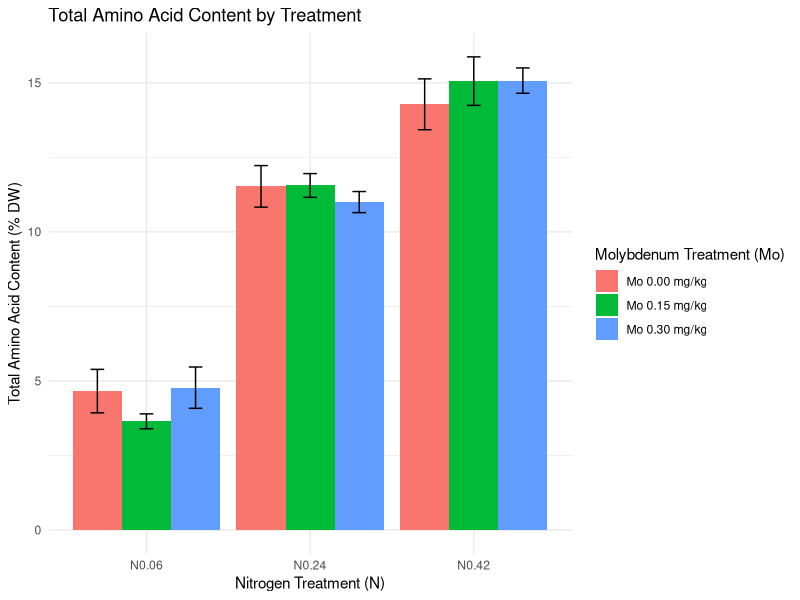

R code for this plot:
# 加载必要的库
library(ggplot2)

# 定义数据
data <- data.frame(
  Treatment1 = c("Mo 0.00 mg/kg", "Mo 0.00 mg/kg", "Mo 0.00 mg/kg",
                 "Mo 0.15 mg/kg", "Mo 0.15 mg/kg", "Mo 0.15 mg/kg",
                 "Mo 0.30 mg/kg", "Mo 0.30 mg/kg", "Mo 0.30 mg/kg"),
  Treatment2 = c("N0.06", "N0.24", "N0.42",
                 "N0.06", "N0.24", "N0.42",
                 "N0.06", "N0.24", "N0.42"),
  Mean = c(4.66025, 11.52575, 14.27775,
           3.64675, 11.55575, 15.0545,
           4.77625, 10.99875, 15.07175),
  SD = c(0.7286, 0.69618, 0.85251,
         0.24926, 0.3982, 0.81309,
         0.69251, 0.35406, 0.42445),
  stringsAsFactors = FALSE
)

# 绘制柱状图
ggplot(data, aes(x = Treatment2, y = Mean, fill = Treatment1)) +
  geom_bar(stat = "identity", position = "dodge") +
  geom_errorbar(aes(ymin = Mean - SD, ymax = Mean + SD), position = position_dodge(width = 0.9), width = 0.25) +
  labs(title = "Total Amino Acid Content by Treatment",
       x = "Nitrogen Treatment (N)",
       y = "Total Amino Acid Content (% DW)",
       fill = "Molybdenum Treatment (Mo)") +
  theme_minimal()
